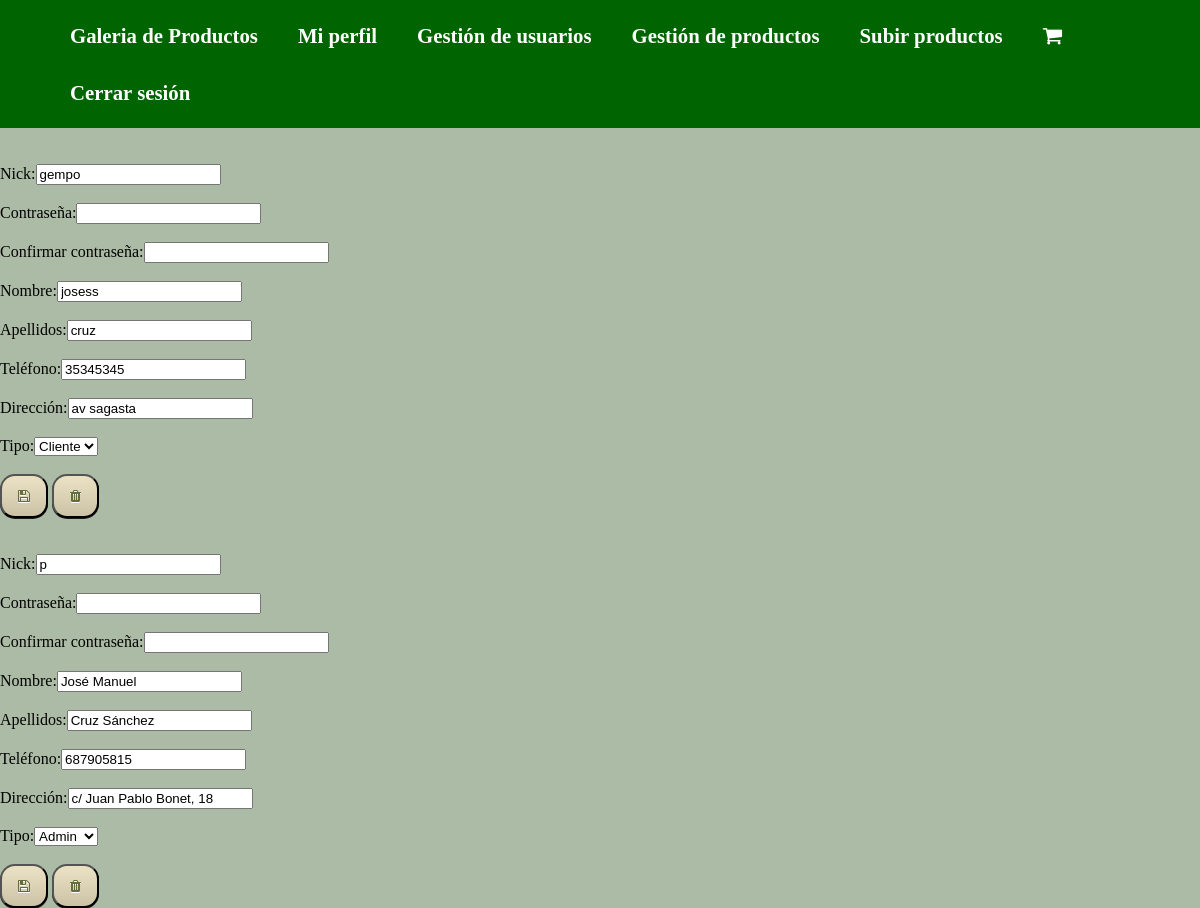
The app's page /gestion_usuarios.php (signed in), older data.
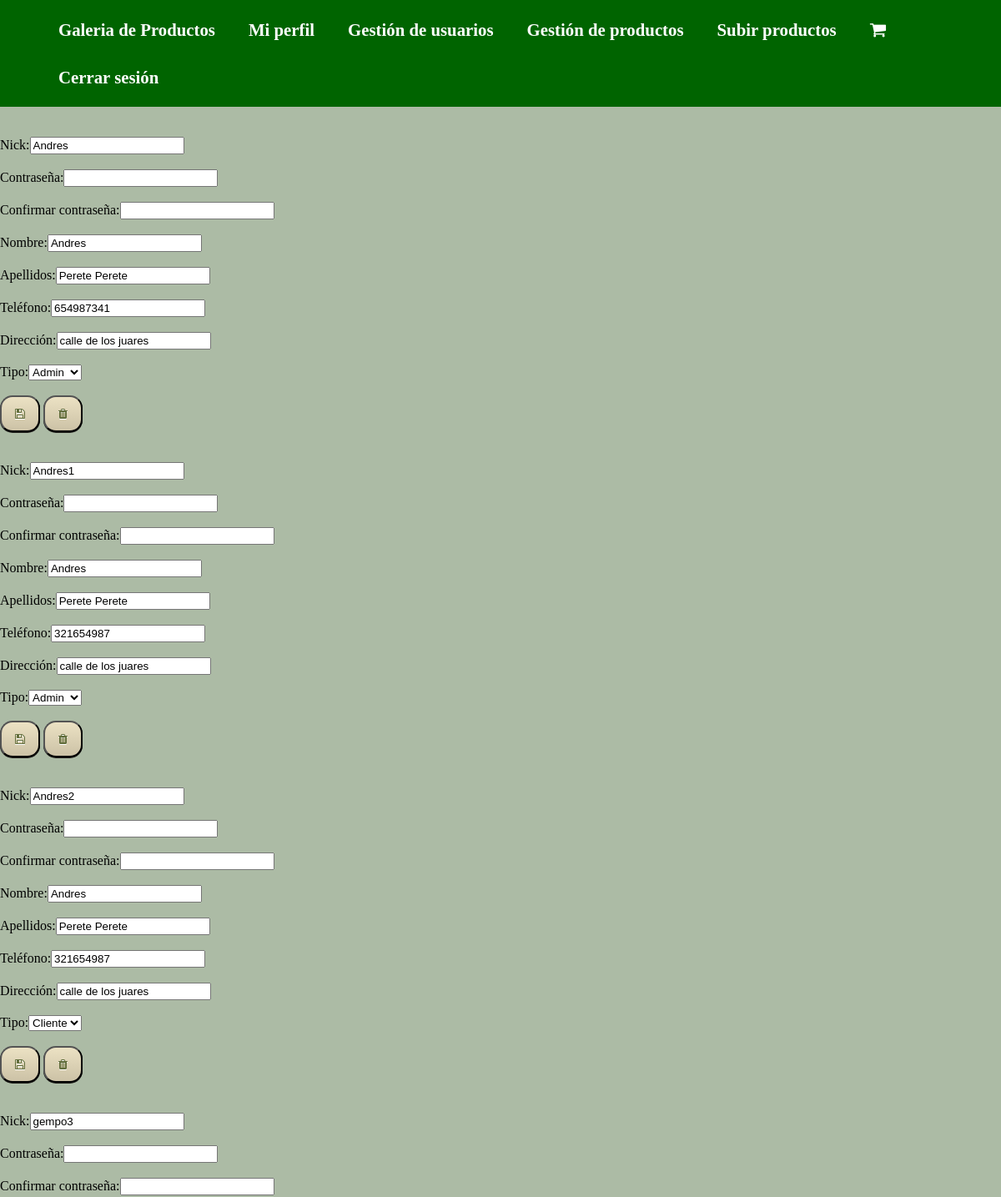
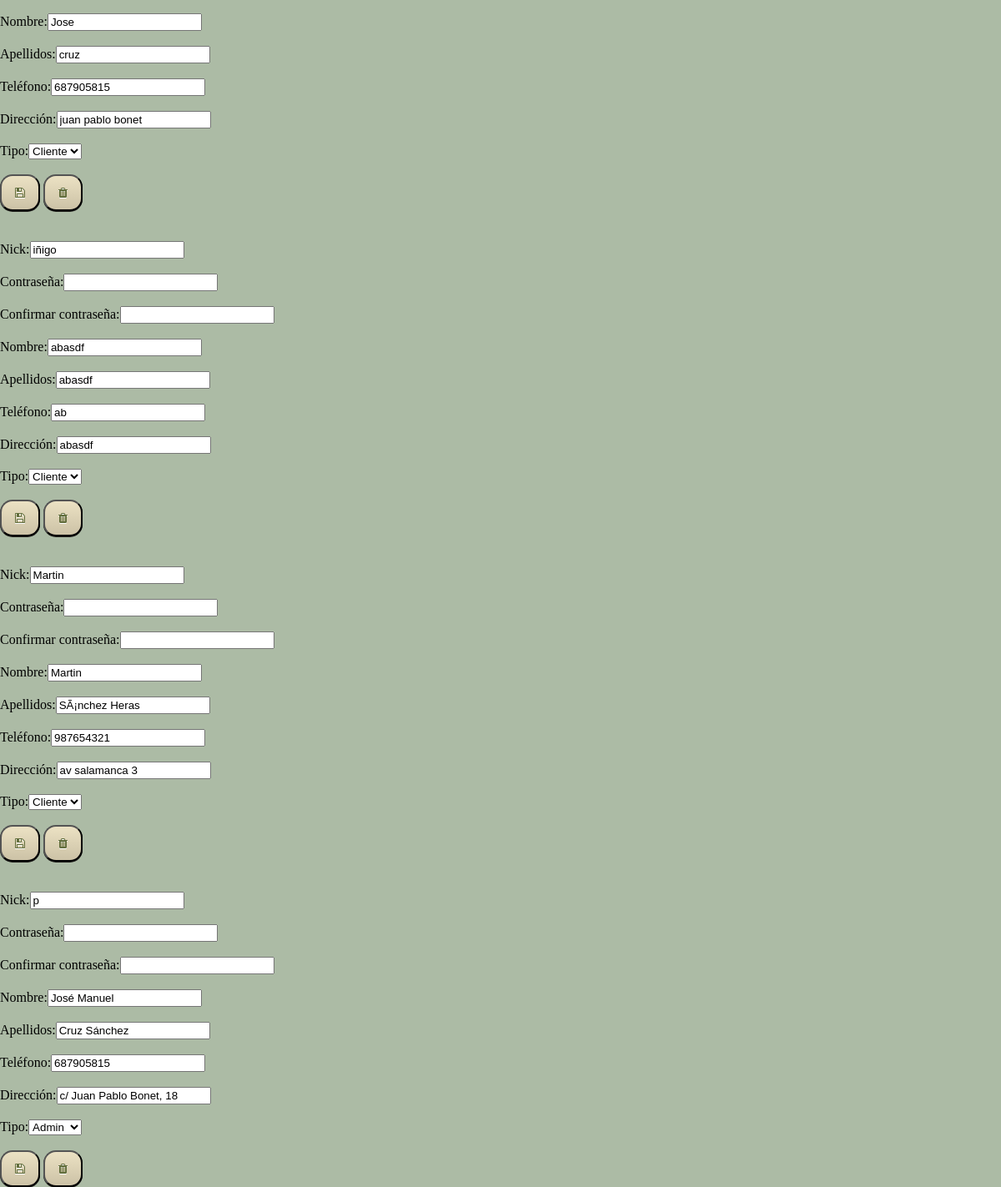
The same page, newer data (2 pictures, top to bottom).
### tables this page shows
CREATE TABLE `usuarios` (
  `nick` varchar(20) NOT NULL,
  `contrasena` varchar(20) NOT NULL,
  `nombre` varchar(20) NOT NULL,
  `apellidos` varchar(50) NOT NULL,
  `telefono` varchar(20) NOT NULL,
  `direccion` varchar(100) NOT NULL,
  `tipo` enum('admin','cliente') NOT NULL
);

### include/funciones.php (the view, shortened to what this page needs)
<?php
function mostrarFormulario($esNuevoUsuario, $btnEliminar, $form_action, $nick_readonly, $nick, $nombre, $apellidos, $telefono, $direccion, $tipo){
    ?>
        <form action="<?= $form_action ?>" method="post">
            <br><br>
            <?php
                if($nick_readonly){
                    echo 'Nick:<input name="nick" value="' . $nick . '" readonly>';
                }else{
                    echo 'Nick:<input name="nick" value="' . $nick . '">';
                }
            ?>
            <br><br>
            Contraseña:<input name="contrasena" type="text">
            <br><br>
            Confirmar contraseña:<input name="confirmar" type="text">
            <br><br>
            Nombre:<input name="nombre" value="<?= $nombre ?>">
            <br><br>
            Apellidos:<input name="apellidos" value="<?= $apellidos ?>">
            <br><br>
            Teléfono:<input name="telefono" value="<?= $telefono ?>">
            <br><br>
            Dirección:<input name="direccion" value="<?= $direccion ?>">
            <br><br>
            <?php
                if($tipo != ''){
                    ?>
                        Tipo:<select name="tipo">
                    <?php
                        if($tipo == 'cliente'){
                            echo '<option value="cliente" selected>Cliente</option>';
                        }else{
                            echo '<option value="admin" selected>Admin</option>';
                        }
                    ?>
                        </select>
                        <br><br>
                    <?php
                }
                if($btnEliminar == 'eliminar_usuario.php'){
                    ?>
                        <button  class="boton" type="submit"><i class="fa fa-floppy-o" aria-hidden="true"></i></button>
                        <button  class="boton" onclick="this.parentNode.action = 'eliminar_usuario.php';this.parentNode.submit()"><i class="fa fa-trash" aria-hidden="true"></i></button>
                    <?php
                }else{
                    ?>
                        <button class="boton" type="submit"><i class="fa fa-floppy-o" aria-hidden="true"></i></button>
                        <button class="boton"  onclick="this.parentNode.action = 'eliminarse_a_si_mismo.php';this.parentNode.submit()">Darme de baja</button>
                    <?php
                }
            ?>
        </form>
    <?php
}
function obtenerTablaUsuarios(){
    $conexion = new mysqli(DB_HOST, DB_USUARIO, DB_PASS, DB_NOMBRE_BASE_DATOS);
    mysqli_set_charset($conexion, 'utf8');
    $sql = "select * from usuarios";
    $sentencia = $conexion->prepare($sql);
    $sentencia->execute();
    $resultado = $sentencia->get_result();
    return $resultado;
}
    ?>

### gestion_usuarios.php
<?php
    require_once ("include/cabecera.php");
    require_once ("include/funciones.php");
    if($_SESSION['admin'] == true){
        if(isset($_POST['nombre'])){
            if($_POST['contrasena'] == ''){
                actualizarDatosUsuarioBBDD($_POST['nick'], obtenerDatosUsuarios($_POST['nick'])->fetch_row()[1], $_POST['nombre'], $_POST['apellidos'], $_POST['telefono'], $_POST['direccion'], $_POST['tipo']);
            }else{
                actualizarDatosUsuarioBBDD($_POST['nick'], $_POST['contrasena'], $_POST['nombre'], $_POST['apellidos'], $_POST['telefono'], $_POST['direccion'], $_POST['tipo']);
            }
            $resultado = obtenerTablaUsuarios();
            while($fila = $resultado->fetch_row()){
                mostrarFormulario(true, true,'gestion_usuarios.php',  true, $fila[0], $fila[2], $fila[3], $fila[4], $fila[5], $fila[6]);
            }
        }else{
            $resultado = obtenerTablaUsuarios();
            while($fila = $resultado->fetch_row()){
                mostrarFormulario(true, true,'gestion_usuarios.php',  true, $fila[0], $fila[2], $fila[3], $fila[4], $fila[5], $fila[6]);
            }
        }
    }else{
        header('location: index.php');
    }

Row changes from the older to the newer data that the page shows:
removed usuarios: nick "gempo", nombre "josess", apellidos "cruz", telefono "35345345", direccion "av sagasta", tipo "Cliente"
added usuarios: nick "Andres", nombre "Andres", apellidos "Perete Perete", telefono "654987341", direccion "calle de los juares", tipo "Admin"
added usuarios: nick "Andres1", nombre "Andres", apellidos "Perete Perete", telefono "321654987", direccion "calle de los juares", tipo "Admin"
added usuarios: nick "Andres2", nombre "Andres", apellidos "Perete Perete", telefono "321654987", direccion "calle de los juares", tipo "Cliente"
added usuarios: nick "gempo3", nombre "Jose", apellidos "cruz", telefono "687905815", direccion "juan pablo bonet", tipo "Cliente"
added usuarios: nick "iñigo", nombre "abasdf", apellidos "abasdf", telefono "ab", direccion "abasdf", tipo "Cliente"
added usuarios: nick "Martin", nombre "Martin", apellidos "SÃ¡nchez Heras", telefono "987654321", direccion "av salamanca 3", tipo "Cliente"
